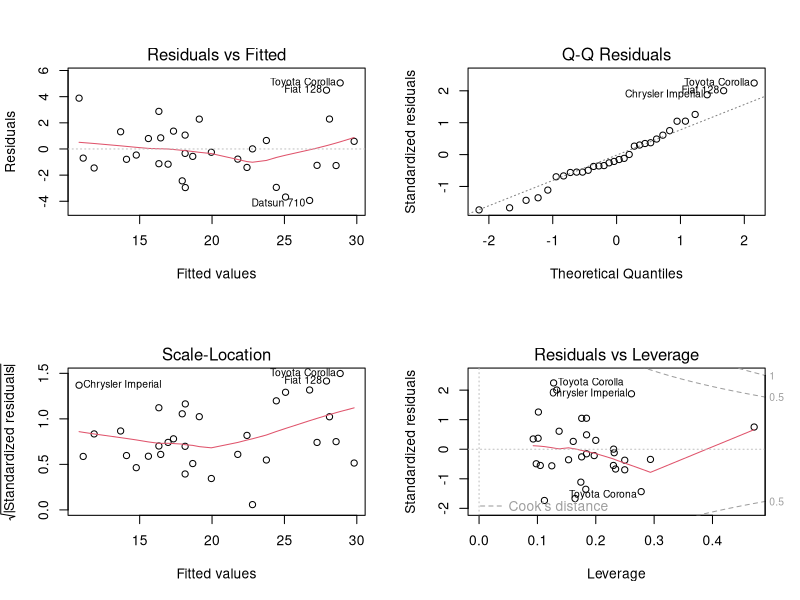
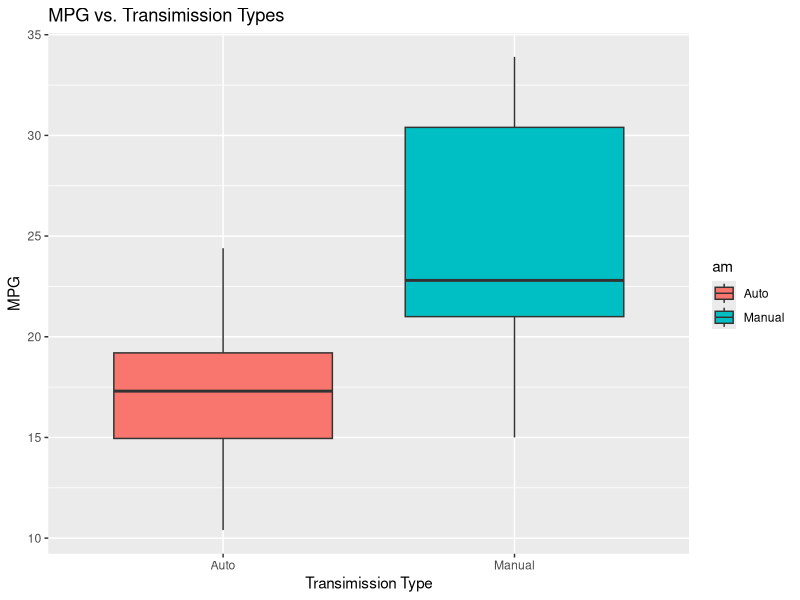
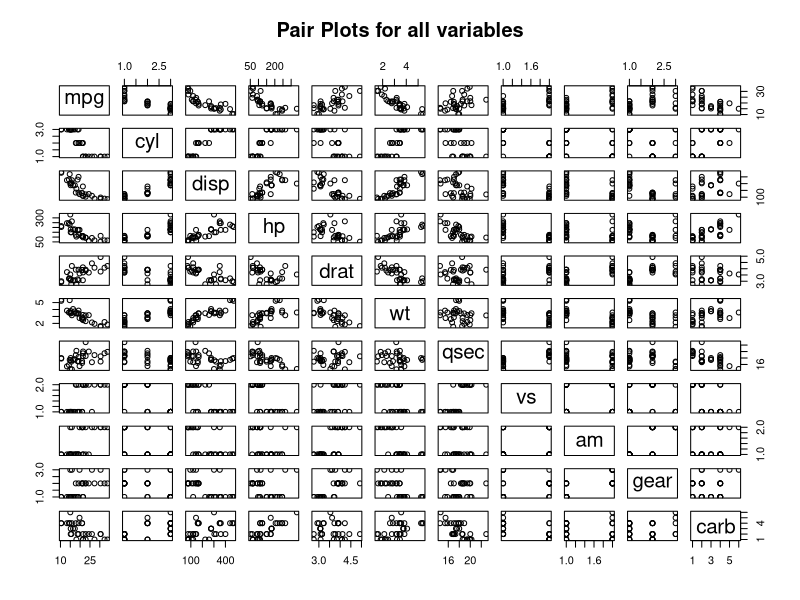
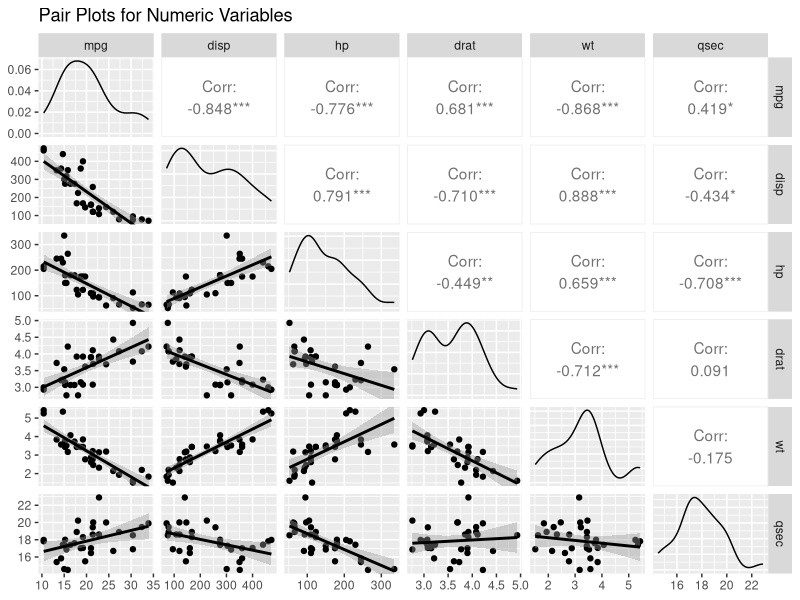

These figures' R source, in order:
## ---- chunk 1
knitr::opts_chunk$set(echo = TRUE)
## ---- chunk 2
library(ggplot2)
library(GGally)
data(mtcars)
mtcars$am <- factor(mtcars$am, labels = c("Auto", "Manual"))
mtcars$cyl <- as.factor(mtcars$cyl)
mtcars$vs <- as.factor(mtcars$vs)
mtcars$gear <- as.factor(mtcars$gear)
mtcars$carb <- as.factor(mtcars$carb)
head(mtcars)
str(mtcars)
## ---- chunk 3
t.test(mpg ~ am, mtcars)
## ---- chunk 4
null <- lm(mpg ~ 1, data = mtcars)
full <- lm(mpg ~ ., data = mtcars)
best <- step(null, scope = list(lower = null, upper = full), direction = "forward", trace = 0)
## ---- chunk 5
fit1 <- lm(mpg ~ am, data = mtcars)
fit2 <- lm(mpg ~ am + wt, data = mtcars)
fit3 <- lm(mpg ~ am + wt + cyl, data = mtcars)
anova(fit1, fit2, fit3, best)
## ---- chunk 6
summary(best)
## ---- chunk 7
confint(best)
## ---- chunk 8
par(mfrow = c(2, 2))
plot(best)
## ---- chunk 9
g1 <- ggplot(mtcars, aes(x = am, y = mpg)) + geom_boxplot(aes(fill = am)) 
g1 <- g1 + xlab("Transimission Type") +ylab("MPG")
g1 <- g1 + ggtitle("MPG vs. Transimission Types")
g1

pairs(mtcars, main = "Pair Plots for all variables")

g2 <- ggpairs(mtcars, columns = c(1, 3:7), lower = list(continuous = "smooth"), title = "Pair Plots for Numeric Variables")
g2
